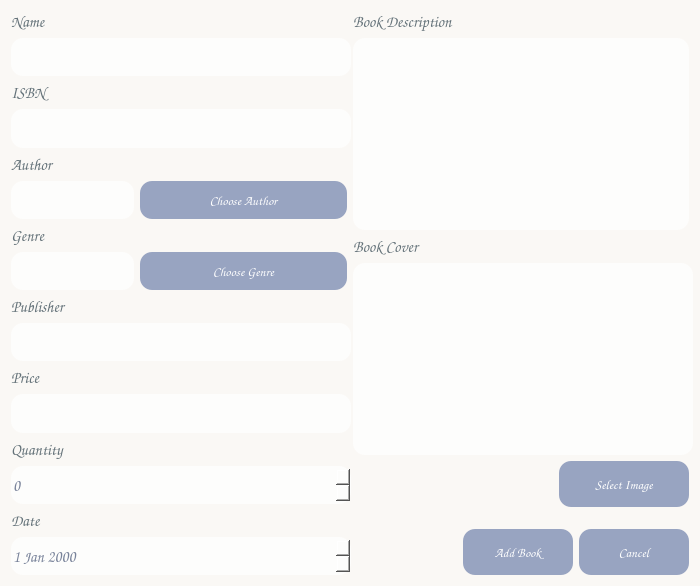
<?xml version="1.0" encoding="UTF-8"?>
<ui version="4.0">
 <class>addbook</class>
 <widget class="QDialog" name="addbook">
  <property name="geometry">
   <rect>
    <x>0</x>
    <y>0</y>
    <width>700</width>
    <height>586</height>
   </rect>
  </property>
  <property name="sizePolicy">
   <sizepolicy hsizetype="Fixed" vsizetype="Fixed">
    <horstretch>0</horstretch>
    <verstretch>0</verstretch>
   </sizepolicy>
  </property>
  <property name="minimumSize">
   <size>
    <width>700</width>
    <height>454</height>
   </size>
  </property>
  <property name="maximumSize">
   <size>
    <width>700</width>
    <height>586</height>
   </size>
  </property>
  <property name="mouseTracking">
   <bool>false</bool>
  </property>
  <property name="windowTitle">
   <string>Dialog</string>
  </property>
  <property name="styleSheet">
   <string notr="true">background-color: rgb(250, 248, 245);</string>
  </property>
  <layout class="QGridLayout" name="gridLayout">
   <item row="0" column="2">
    <spacer name="horizontalSpacer_9">
     <property name="orientation">
      <enum>Qt::Horizontal</enum>
     </property>
     <property name="sizeHint" stdset="0">
      <size>
       <width>40</width>
       <height>20</height>
      </size>
     </property>
    </spacer>
   </item>
   <item row="0" column="9">
    <spacer name="horizontalSpacer_7">
     <property name="orientation">
      <enum>Qt::Horizontal</enum>
     </property>
     <property name="sizeHint" stdset="0">
      <size>
       <width>40</width>
       <height>20</height>
      </size>
     </property>
    </spacer>
   </item>
   <item row="1" column="7">
    <spacer name="horizontalSpacer_2">
     <property name="orientation">
      <enum>Qt::Horizontal</enum>
     </property>
     <property name="sizeHint" stdset="0">
      <size>
       <width>40</width>
       <height>20</height>
      </size>
     </property>
    </spacer>
   </item>
   <item row="0" column="0">
    <layout class="QFormLayout" name="formLayout_2">
     <item row="0" column="0" colspan="2">
      <widget class="QLabel" name="Name">
       <property name="minimumSize">
        <size>
         <width>338</width>
         <height>17</height>
        </size>
       </property>
       <property name="font">
        <font>
         <family>Comic Sans MS</family>
         <pointsize>12</pointsize>
        </font>
       </property>
       <property name="styleSheet">
        <string notr="true">color: rgb(100, 114, 121);</string>
       </property>
       <property name="text">
        <string>Name</string>
       </property>
      </widget>
     </item>
     <item row="1" column="0" colspan="2">
      <widget class="QLineEdit" name="text_name">
       <property name="sizePolicy">
        <sizepolicy hsizetype="Expanding" vsizetype="Expanding">
         <horstretch>0</horstretch>
         <verstretch>0</verstretch>
        </sizepolicy>
       </property>
       <property name="minimumSize">
        <size>
         <width>340</width>
         <height>22</height>
        </size>
       </property>
       <property name="font">
        <font>
         <family>Comic Sans MS</family>
         <pointsize>12</pointsize>
        </font>
       </property>
       <property name="autoFillBackground">
        <bool>false</bool>
       </property>
       <property name="styleSheet">
        <string notr="true">color: rgb(121, 131, 154);
background-color: rgb(253, 253, 252);
border-radius: 12px;</string>
       </property>
      </widget>
     </item>
     <item row="2" column="0" colspan="2">
      <widget class="QLabel" name="ISBN">
       <property name="minimumSize">
        <size>
         <width>338</width>
         <height>17</height>
        </size>
       </property>
       <property name="font">
        <font>
         <family>Comic Sans MS</family>
         <pointsize>12</pointsize>
        </font>
       </property>
       <property name="styleSheet">
        <string notr="true">color: rgb(100, 114, 121);</string>
       </property>
       <property name="text">
        <string>ISBN</string>
       </property>
      </widget>
     </item>
     <item row="3" column="0" colspan="2">
      <widget class="QLineEdit" name="text_ISBN">
       <property name="sizePolicy">
        <sizepolicy hsizetype="Expanding" vsizetype="Expanding">
         <horstretch>0</horstretch>
         <verstretch>0</verstretch>
        </sizepolicy>
       </property>
       <property name="minimumSize">
        <size>
         <width>340</width>
         <height>22</height>
        </size>
       </property>
       <property name="font">
        <font>
         <family>Comic Sans MS</family>
         <pointsize>12</pointsize>
        </font>
       </property>
       <property name="styleSheet">
        <string notr="true">color: rgb(121, 131, 154);
background-color: rgb(253, 253, 252);
border-radius: 12px;</string>
       </property>
      </widget>
     </item>
     <item row="4" column="0" colspan="2">
      <widget class="QLabel" name="Author">
       <property name="minimumSize">
        <size>
         <width>338</width>
         <height>17</height>
        </size>
       </property>
       <property name="font">
        <font>
         <family>Comic Sans MS</family>
         <pointsize>12</pointsize>
        </font>
       </property>
       <property name="styleSheet">
        <string notr="true">color: rgb(100, 114, 121);</string>
       </property>
       <property name="text">
        <string>Author</string>
       </property>
      </widget>
     </item>
     <item row="5" column="0">
      <widget class="QLineEdit" name="text_author">
       <property name="sizePolicy">
        <sizepolicy hsizetype="Expanding" vsizetype="Expanding">
         <horstretch>0</horstretch>
         <verstretch>0</verstretch>
        </sizepolicy>
       </property>
       <property name="font">
        <font>
         <family>Comic Sans MS</family>
         <pointsize>12</pointsize>
        </font>
       </property>
       <property name="styleSheet">
        <string notr="true">color: rgb(121, 131, 154);
background-color: rgb(253, 253, 252);
border-radius: 12px;</string>
       </property>
      </widget>
     </item>
     <item row="6" column="0" colspan="2">
      <widget class="QLabel" name="Genre">
       <property name="minimumSize">
        <size>
         <width>338</width>
         <height>17</height>
        </size>
       </property>
       <property name="font">
        <font>
         <family>Comic Sans MS</family>
         <pointsize>12</pointsize>
        </font>
       </property>
       <property name="styleSheet">
        <string notr="true">color: rgb(100, 114, 121);</string>
       </property>
       <property name="text">
        <string>Genre</string>
       </property>
      </widget>
     </item>
     <item row="7" column="0">
      <widget class="QLineEdit" name="text_genre">
       <property name="sizePolicy">
        <sizepolicy hsizetype="Expanding" vsizetype="Expanding">
         <horstretch>0</horstretch>
         <verstretch>0</verstretch>
        </sizepolicy>
       </property>
       <property name="font">
        <font>
         <family>Comic Sans MS</family>
         <pointsize>12</pointsize>
        </font>
       </property>
       <property name="styleSheet">
        <string notr="true">color: rgb(121, 131, 154);
background-color: rgb(253, 253, 252);
border-radius: 12px;</string>
       </property>
      </widget>
     </item>
     <item row="7" column="1">
      <widget class="QPushButton" name="chooseGenreButton">
       <property name="sizePolicy">
        <sizepolicy hsizetype="Expanding" vsizetype="Expanding">
         <horstretch>0</horstretch>
         <verstretch>0</verstretch>
        </sizepolicy>
       </property>
       <property name="font">
        <font>
         <family>Comic Sans MS</family>
         <pointsize>10</pointsize>
        </font>
       </property>
       <property name="cursor">
        <cursorShape>PointingHandCursor</cursorShape>
       </property>
       <property name="styleSheet">
        <string notr="true">color: rgb(255, 255, 255);
background-color: rgb(152, 164, 193);
border-radius: 12px;
</string>
       </property>
       <property name="text">
        <string>Choose Genre</string>
       </property>
      </widget>
     </item>
     <item row="5" column="1">
      <widget class="QPushButton" name="chooseAuthorButton">
       <property name="sizePolicy">
        <sizepolicy hsizetype="Expanding" vsizetype="Expanding">
         <horstretch>0</horstretch>
         <verstretch>0</verstretch>
        </sizepolicy>
       </property>
       <property name="font">
        <font>
         <family>Comic Sans MS</family>
         <pointsize>10</pointsize>
        </font>
       </property>
       <property name="cursor">
        <cursorShape>PointingHandCursor</cursorShape>
       </property>
       <property name="styleSheet">
        <string notr="true">color: rgb(255, 255, 255);
background-color: rgb(152, 164, 193);
border-radius: 12px;
</string>
       </property>
       <property name="text">
        <string>Choose Author</string>
       </property>
      </widget>
     </item>
    </layout>
   </item>
   <item row="0" column="5">
    <spacer name="horizontalSpacer_8">
     <property name="orientation">
      <enum>Qt::Horizontal</enum>
     </property>
     <property name="sizeHint" stdset="0">
      <size>
       <width>40</width>
       <height>20</height>
      </size>
     </property>
    </spacer>
   </item>
   <item row="0" column="4">
    <spacer name="horizontalSpacer_10">
     <property name="orientation">
      <enum>Qt::Horizontal</enum>
     </property>
     <property name="sizeHint" stdset="0">
      <size>
       <width>40</width>
       <height>20</height>
      </size>
     </property>
    </spacer>
   </item>
   <item row="1" column="0">
    <layout class="QFormLayout" name="formLayout_6">
     <item row="0" column="0" colspan="2">
      <widget class="QLabel" name="label_7">
       <property name="font">
        <font>
         <family>Comic Sans MS</family>
         <pointsize>12</pointsize>
        </font>
       </property>
       <property name="styleSheet">
        <string notr="true">color: rgb(100, 114, 121);</string>
       </property>
       <property name="text">
        <string>Publisher</string>
       </property>
      </widget>
     </item>
     <item row="1" column="0" colspan="2">
      <widget class="QLineEdit" name="text_publisher">
       <property name="sizePolicy">
        <sizepolicy hsizetype="Expanding" vsizetype="Expanding">
         <horstretch>0</horstretch>
         <verstretch>0</verstretch>
        </sizepolicy>
       </property>
       <property name="minimumSize">
        <size>
         <width>340</width>
         <height>22</height>
        </size>
       </property>
       <property name="font">
        <font>
         <family>Comic Sans MS</family>
         <pointsize>12</pointsize>
        </font>
       </property>
       <property name="styleSheet">
        <string notr="true">color: rgb(121, 131, 154);
background-color: rgb(253, 253, 252);
border-radius: 12px;</string>
       </property>
      </widget>
     </item>
     <item row="2" column="0" colspan="2">
      <widget class="QLabel" name="label_8">
       <property name="font">
        <font>
         <family>Comic Sans MS</family>
         <pointsize>12</pointsize>
        </font>
       </property>
       <property name="styleSheet">
        <string notr="true">color: rgb(100, 114, 121);</string>
       </property>
       <property name="text">
        <string>Price</string>
       </property>
      </widget>
     </item>
     <item row="3" column="0" colspan="2">
      <widget class="QLineEdit" name="text_price">
       <property name="sizePolicy">
        <sizepolicy hsizetype="Expanding" vsizetype="Expanding">
         <horstretch>0</horstretch>
         <verstretch>0</verstretch>
        </sizepolicy>
       </property>
       <property name="minimumSize">
        <size>
         <width>340</width>
         <height>22</height>
        </size>
       </property>
       <property name="font">
        <font>
         <family>Comic Sans MS</family>
         <pointsize>12</pointsize>
        </font>
       </property>
       <property name="styleSheet">
        <string notr="true">color: rgb(121, 131, 154);
background-color: rgb(253, 253, 252);
border-radius: 12px;</string>
       </property>
      </widget>
     </item>
     <item row="4" column="0" colspan="2">
      <widget class="QLabel" name="label_9">
       <property name="font">
        <font>
         <family>Comic Sans MS</family>
         <pointsize>12</pointsize>
        </font>
       </property>
       <property name="styleSheet">
        <string notr="true">color: rgb(100, 114, 121);</string>
       </property>
       <property name="text">
        <string>Quantity</string>
       </property>
      </widget>
     </item>
     <item row="6" column="0" colspan="2">
      <widget class="QLabel" name="label_10">
       <property name="font">
        <font>
         <family>Comic Sans MS</family>
         <pointsize>12</pointsize>
        </font>
       </property>
       <property name="styleSheet">
        <string notr="true">color: rgb(100, 114, 121);</string>
       </property>
       <property name="text">
        <string>Date</string>
       </property>
      </widget>
     </item>
     <item row="7" column="0" colspan="2">
      <widget class="QDateEdit" name="text_date">
       <property name="sizePolicy">
        <sizepolicy hsizetype="Expanding" vsizetype="Expanding">
         <horstretch>0</horstretch>
         <verstretch>0</verstretch>
        </sizepolicy>
       </property>
       <property name="minimumSize">
        <size>
         <width>340</width>
         <height>24</height>
        </size>
       </property>
       <property name="font">
        <font>
         <family>Comic Sans MS</family>
         <pointsize>12</pointsize>
        </font>
       </property>
       <property name="styleSheet">
        <string notr="true">color: rgb(121, 131, 154);
background-color: rgb(253, 253, 252);
border-radius: 12px;</string>
       </property>
      </widget>
     </item>
     <item row="5" column="0" colspan="2">
      <widget class="QSpinBox" name="text_quantity">
       <property name="sizePolicy">
        <sizepolicy hsizetype="Expanding" vsizetype="Expanding">
         <horstretch>0</horstretch>
         <verstretch>0</verstretch>
        </sizepolicy>
       </property>
       <property name="minimumSize">
        <size>
         <width>340</width>
         <height>24</height>
        </size>
       </property>
       <property name="maximumSize">
        <size>
         <width>340</width>
         <height>16777215</height>
        </size>
       </property>
       <property name="font">
        <font>
         <family>Comic Sans MS</family>
         <pointsize>12</pointsize>
        </font>
       </property>
       <property name="styleSheet">
        <string notr="true">color: rgb(121, 131, 154);
background-color: rgb(253, 253, 252);
border-radius: 12px;</string>
       </property>
      </widget>
     </item>
    </layout>
   </item>
   <item row="0" column="8">
    <spacer name="horizontalSpacer_11">
     <property name="orientation">
      <enum>Qt::Horizontal</enum>
     </property>
     <property name="sizeHint" stdset="0">
      <size>
       <width>40</width>
       <height>20</height>
      </size>
     </property>
    </spacer>
   </item>
   <item row="1" column="3">
    <spacer name="horizontalSpacer_4">
     <property name="orientation">
      <enum>Qt::Horizontal</enum>
     </property>
     <property name="sizeHint" stdset="0">
      <size>
       <width>40</width>
       <height>20</height>
      </size>
     </property>
    </spacer>
   </item>
   <item row="1" column="6">
    <spacer name="horizontalSpacer_6">
     <property name="orientation">
      <enum>Qt::Horizontal</enum>
     </property>
     <property name="sizeHint" stdset="0">
      <size>
       <width>40</width>
       <height>20</height>
      </size>
     </property>
    </spacer>
   </item>
   <item row="0" column="6">
    <spacer name="horizontalSpacer_5">
     <property name="orientation">
      <enum>Qt::Horizontal</enum>
     </property>
     <property name="sizeHint" stdset="0">
      <size>
       <width>40</width>
       <height>20</height>
      </size>
     </property>
    </spacer>
   </item>
   <item row="0" column="10" rowspan="2">
    <layout class="QFormLayout" name="formLayout_4">
     <item row="0" column="0" colspan="2">
      <widget class="QLabel" name="label_5">
       <property name="font">
        <font>
         <family>Comic Sans MS</family>
         <pointsize>12</pointsize>
        </font>
       </property>
       <property name="styleSheet">
        <string notr="true">color: rgb(100, 114, 121);</string>
       </property>
       <property name="text">
        <string>Book Description</string>
       </property>
      </widget>
     </item>
     <item row="1" column="0" colspan="2">
      <widget class="QPlainTextEdit" name="text_description">
       <property name="font">
        <font>
         <family>Comic Sans MS</family>
         <pointsize>12</pointsize>
        </font>
       </property>
       <property name="styleSheet">
        <string notr="true">color: rgb(121, 131, 154);
background-color: rgb(253, 253, 252);
border-radius: 12px;</string>
       </property>
      </widget>
     </item>
     <item row="2" column="0" colspan="2">
      <widget class="QLabel" name="label_6">
       <property name="font">
        <font>
         <family>Comic Sans MS</family>
         <pointsize>12</pointsize>
        </font>
       </property>
       <property name="styleSheet">
        <string notr="true">color: rgb(100, 114, 121);</string>
       </property>
       <property name="text">
        <string>Book Cover</string>
       </property>
      </widget>
     </item>
     <item row="4" column="0">
      <spacer name="horizontalSpacer_3">
       <property name="orientation">
        <enum>Qt::Horizontal</enum>
       </property>
       <property name="sizeHint" stdset="0">
        <size>
         <width>200</width>
         <height>20</height>
        </size>
       </property>
      </spacer>
     </item>
     <item row="4" column="1">
      <widget class="QPushButton" name="image_button">
       <property name="enabled">
        <bool>true</bool>
       </property>
       <property name="sizePolicy">
        <sizepolicy hsizetype="Expanding" vsizetype="Expanding">
         <horstretch>0</horstretch>
         <verstretch>0</verstretch>
        </sizepolicy>
       </property>
       <property name="font">
        <font>
         <family>Comic Sans MS</family>
         <pointsize>10</pointsize>
        </font>
       </property>
       <property name="cursor">
        <cursorShape>PointingHandCursor</cursorShape>
       </property>
       <property name="styleSheet">
        <string notr="true">color: rgb(255, 255, 255);
background-color: rgb(152, 164, 193);
border-radius: 12px;
</string>
       </property>
       <property name="text">
        <string>Select Image</string>
       </property>
      </widget>
     </item>
     <item row="5" column="0" colspan="2">
      <spacer name="verticalSpacer">
       <property name="orientation">
        <enum>Qt::Vertical</enum>
       </property>
       <property name="sizeType">
        <enum>QSizePolicy::Fixed</enum>
       </property>
       <property name="sizeHint" stdset="0">
        <size>
         <width>20</width>
         <height>10</height>
        </size>
       </property>
      </spacer>
     </item>
     <item row="6" column="0" colspan="2">
      <layout class="QHBoxLayout" name="horizontalLayout_5">
       <item>
        <spacer name="horizontalSpacer">
         <property name="orientation">
          <enum>Qt::Horizontal</enum>
         </property>
         <property name="sizeHint" stdset="0">
          <size>
           <width>40</width>
           <height>20</height>
          </size>
         </property>
        </spacer>
       </item>
       <item>
        <widget class="QPushButton" name="pushButton_5">
         <property name="sizePolicy">
          <sizepolicy hsizetype="Expanding" vsizetype="Expanding">
           <horstretch>0</horstretch>
           <verstretch>0</verstretch>
          </sizepolicy>
         </property>
         <property name="font">
          <font>
           <family>Comic Sans MS</family>
           <pointsize>10</pointsize>
          </font>
         </property>
         <property name="cursor">
          <cursorShape>PointingHandCursor</cursorShape>
         </property>
         <property name="styleSheet">
          <string notr="true">color: rgb(255, 255, 255);
background-color: rgb(152, 164, 193);
border-radius: 12px;
</string>
         </property>
         <property name="text">
          <string>Add Book</string>
         </property>
        </widget>
       </item>
       <item>
        <widget class="QPushButton" name="pushButton_4">
         <property name="sizePolicy">
          <sizepolicy hsizetype="Expanding" vsizetype="Expanding">
           <horstretch>0</horstretch>
           <verstretch>0</verstretch>
          </sizepolicy>
         </property>
         <property name="palette">
          <palette>
           <active>
            <colorrole role="WindowText">
             <brush brushstyle="SolidPattern">
              <color alpha="255">
               <red>255</red>
               <green>255</green>
               <blue>255</blue>
              </color>
             </brush>
            </colorrole>
            <colorrole role="Button">
             <brush brushstyle="SolidPattern">
              <color alpha="255">
               <red>152</red>
               <green>164</green>
               <blue>193</blue>
              </color>
             </brush>
            </colorrole>
            <colorrole role="Text">
             <brush brushstyle="SolidPattern">
              <color alpha="255">
               <red>255</red>
               <green>255</green>
               <blue>255</blue>
              </color>
             </brush>
            </colorrole>
            <colorrole role="ButtonText">
             <brush brushstyle="SolidPattern">
              <color alpha="255">
               <red>255</red>
               <green>255</green>
               <blue>255</blue>
              </color>
             </brush>
            </colorrole>
            <colorrole role="Base">
             <brush brushstyle="SolidPattern">
              <color alpha="255">
               <red>152</red>
               <green>164</green>
               <blue>193</blue>
              </color>
             </brush>
            </colorrole>
            <colorrole role="Window">
             <brush brushstyle="SolidPattern">
              <color alpha="255">
               <red>152</red>
               <green>164</green>
               <blue>193</blue>
              </color>
             </brush>
            </colorrole>
            <colorrole role="PlaceholderText">
             <brush brushstyle="SolidPattern">
              <color alpha="128">
               <red>255</red>
               <green>255</green>
               <blue>255</blue>
              </color>
             </brush>
            </colorrole>
           </active>
           <inactive>
            <colorrole role="WindowText">
             <brush brushstyle="SolidPattern">
              <color alpha="255">
               <red>255</red>
               <green>255</green>
               <blue>255</blue>
              </color>
             </brush>
            </colorrole>
            <colorrole role="Button">
             <brush brushstyle="SolidPattern">
              <color alpha="255">
               <red>152</red>
               <green>164</green>
               <blue>193</blue>
              </color>
             </brush>
            </colorrole>
            <colorrole role="Text">
             <brush brushstyle="SolidPattern">
              <color alpha="255">
               <red>255</red>
               <green>255</green>
               <blue>255</blue>
              </color>
             </brush>
            </colorrole>
            <colorrole role="ButtonText">
             <brush brushstyle="SolidPattern">
              <color alpha="255">
               <red>255</red>
               <green>255</green>
               <blue>255</blue>
              </color>
             </brush>
            </colorrole>
            <colorrole role="Base">
             <brush brushstyle="SolidPattern">
              <color alpha="255">
               <red>152</red>
               <green>164</green>
               <blue>193</blue>
              </color>
             </brush>
            </colorrole>
            <colorrole role="Window">
             <brush brushstyle="SolidPattern">
              <color alpha="255">
               <red>152</red>
               <green>164</green>
               <blue>193</blue>
              </color>
             </brush>
            </colorrole>
            <colorrole role="PlaceholderText">
             <brush brushstyle="SolidPattern">
              <color alpha="128">
               <red>255</red>
               <green>255</green>
               <blue>255</blue>
              </color>
             </brush>
            </colorrole>
           </inactive>
           <disabled>
            <colorrole role="WindowText">
             <brush brushstyle="SolidPattern">
              <color alpha="255">
               <red>255</red>
               <green>255</green>
               <blue>255</blue>
              </color>
             </brush>
            </colorrole>
            <colorrole role="Button">
             <brush brushstyle="SolidPattern">
              <color alpha="255">
               <red>152</red>
               <green>164</green>
               <blue>193</blue>
              </color>
             </brush>
            </colorrole>
            <colorrole role="Text">
             <brush brushstyle="SolidPattern">
              <color alpha="255">
               <red>255</red>
               <green>255</green>
               <blue>255</blue>
              </color>
             </brush>
            </colorrole>
            <colorrole role="ButtonText">
             <brush brushstyle="SolidPattern">
              <color alpha="255">
               <red>255</red>
               <green>255</green>
               <blue>255</blue>
              </color>
             </brush>
            </colorrole>
            <colorrole role="Base">
             <brush brushstyle="SolidPattern">
              <color alpha="255">
               <red>152</red>
               <green>164</green>
               <blue>193</blue>
              </color>
             </brush>
            </colorrole>
            <colorrole role="Window">
             <brush brushstyle="SolidPattern">
              <color alpha="255">
               <red>152</red>
               <green>164</green>
               <blue>193</blue>
              </color>
             </brush>
            </colorrole>
            <colorrole role="PlaceholderText">
             <brush brushstyle="SolidPattern">
              <color alpha="128">
               <red>255</red>
               <green>255</green>
               <blue>255</blue>
              </color>
             </brush>
            </colorrole>
           </disabled>
          </palette>
         </property>
         <property name="font">
          <font>
           <family>Comic Sans MS</family>
           <pointsize>10</pointsize>
          </font>
         </property>
         <property name="cursor">
          <cursorShape>PointingHandCursor</cursorShape>
         </property>
         <property name="styleSheet">
          <string notr="true">color: rgb(255, 255, 255);
background-color: rgb(152, 164, 193);
border-radius: 12px;
</string>
         </property>
         <property name="text">
          <string>Cancel</string>
         </property>
        </widget>
       </item>
      </layout>
     </item>
     <item row="3" column="0" colspan="2">
      <widget class="QGraphicsView" name="graphicsView">
       <property name="minimumSize">
        <size>
         <width>340</width>
         <height>192</height>
        </size>
       </property>
       <property name="styleSheet">
        <string notr="true">color: rgb(121, 131, 154);
background-color: rgb(253, 253, 252);
border-radius: 12px;</string>
       </property>
      </widget>
     </item>
    </layout>
   </item>
   <item row="0" column="1">
    <spacer name="horizontalSpacer_12">
     <property name="orientation">
      <enum>Qt::Horizontal</enum>
     </property>
     <property name="sizeHint" stdset="0">
      <size>
       <width>40</width>
       <height>20</height>
      </size>
     </property>
    </spacer>
   </item>
  </layout>
 </widget>
 <resources/>
 <connections>
  <connection>
   <sender>pushButton_4</sender>
   <signal>clicked()</signal>
   <receiver>addbook</receiver>
   <slot>close()</slot>
   <hints>
    <hint type="sourcelabel">
     <x>664</x>
     <y>565</y>
    </hint>
    <hint type="destinationlabel">
     <x>697</x>
     <y>570</y>
    </hint>
   </hints>
  </connection>
 </connections>
</ui>
